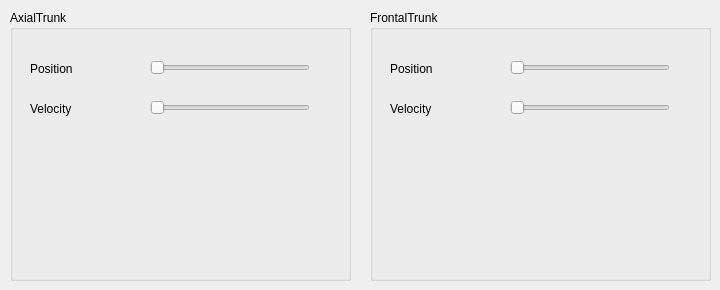
    <widget class="QWidget" name="trunk_tab">
     <attribute name="title">
      <string>/trunk</string>
     </attribute>
     <widget class="QGroupBox" name="frontalTrunk_groupBox">
      <property name="geometry">
       <rect>
        <x>370</x>
        <y>10</y>
        <width>341</width>
        <height>271</height>
       </rect>
      </property>
      <property name="title">
       <string>FrontalTrunk</string>
      </property>
      <widget class="QSlider" name="velocityFrontalTrunk_slider">
       <property name="geometry">
        <rect>
         <x>140</x>
         <y>90</y>
         <width>160</width>
         <height>16</height>
        </rect>
       </property>
       <property name="orientation">
        <enum>Qt::Horizontal</enum>
       </property>
      </widget>
      <widget class="QLabel" name="positionFrontalTrunk_label">
       <property name="geometry">
        <rect>
         <x>20</x>
         <y>50</y>
         <width>67</width>
         <height>17</height>
        </rect>
       </property>
       <property name="text">
        <string>Position</string>
       </property>
      </widget>
      <widget class="QLabel" name="velocityFrontalTrunk_label">
       <property name="geometry">
        <rect>
         <x>20</x>
         <y>90</y>
         <width>67</width>
         <height>17</height>
        </rect>
       </property>
       <property name="text">
        <string>Velocity</string>
       </property>
      </widget>
      <widget class="QSlider" name="positionFrontalTrunk_slider">
       <property name="geometry">
        <rect>
         <x>140</x>
         <y>50</y>
         <width>160</width>
         <height>16</height>
        </rect>
       </property>
       <property name="orientation">
        <enum>Qt::Horizontal</enum>
       </property>
      </widget>
     </widget>
     <widget class="QGroupBox" name="axialTrunk_groupBox">
      <property name="geometry">
       <rect>
        <x>10</x>
        <y>10</y>
        <width>341</width>
        <height>271</height>
       </rect>
      </property>
      <property name="title">
       <string>AxialTrunk</string>
      </property>
      <widget class="QSlider" name="velocityAxialTrunk_slider">
       <property name="geometry">
        <rect>
         <x>140</x>
         <y>90</y>
         <width>160</width>
         <height>16</height>
        </rect>
       </property>
       <property name="orientation">
        <enum>Qt::Horizontal</enum>
       </property>
      </widget>
      <widget class="QLabel" name="positionAxialTrunk_label">
       <property name="geometry">
        <rect>
         <x>20</x>
         <y>50</y>
         <width>67</width>
         <height>17</height>
        </rect>
       </property>
       <property name="text">
        <string>Position</string>
       </property>
      </widget>
      <widget class="QSlider" name="positionAxialTrunk_slider">
       <property name="geometry">
        <rect>
         <x>140</x>
         <y>50</y>
         <width>160</width>
         <height>16</height>
        </rect>
       </property>
       <property name="orientation">
        <enum>Qt::Horizontal</enum>
       </property>
      </widget>
      <widget class="QLabel" name="velocityAxialTrunk_label">
       <property name="geometry">
        <rect>
         <x>20</x>
         <y>90</y>
         <width>67</width>
         <height>17</height>
        </rect>
       </property>
       <property name="text">
        <string>Velocity</string>
       </property>
      </widget>
     </widget>
    </widget>
